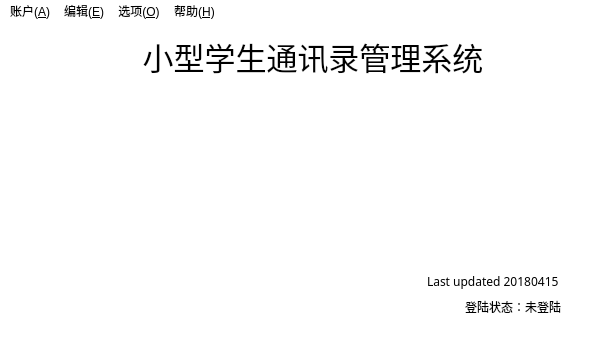
<?xml version="1.0" encoding="UTF-8"?>
<ui version="4.0">
 <class>Address</class>
 <widget class="QMainWindow" name="Address">
  <property name="geometry">
   <rect>
    <x>0</x>
    <y>0</y>
    <width>600</width>
    <height>350</height>
   </rect>
  </property>
  <property name="mouseTracking">
   <bool>false</bool>
  </property>
  <property name="windowTitle">
   <string>小型学生通讯录管理系统V1.0 @Ryzin.</string>
  </property>
  <property name="styleSheet">
   <string notr="true">background-color: rgb(255, 255, 255);
selection-background-color: rgb(170, 219, 255);</string>
  </property>
  <property name="dockNestingEnabled">
   <bool>false</bool>
  </property>
  <widget class="QWidget" name="centralWidget">
   <layout class="QGridLayout" name="gridLayout">
    <item row="0" column="1">
     <widget class="QLabel" name="label">
      <property name="font">
       <font>
        <family>微软雅黑</family>
        <pointsize>23</pointsize>
        <weight>50</weight>
        <italic>false</italic>
        <bold>false</bold>
       </font>
      </property>
      <property name="text">
       <string>小型学生通讯录管理系统</string>
      </property>
      <property name="alignment">
       <set>Qt::AlignHCenter|Qt::AlignTop</set>
      </property>
     </widget>
    </item>
    <item row="1" column="0">
     <spacer name="verticalSpacer">
      <property name="orientation">
       <enum>Qt::Vertical</enum>
      </property>
      <property name="sizeHint" stdset="0">
       <size>
        <width>20</width>
        <height>160</height>
       </size>
      </property>
     </spacer>
    </item>
    <item row="2" column="0" colspan="2">
     <layout class="QHBoxLayout" name="horizontalLayout_2" stretch="14,1,1">
      <item>
       <spacer name="horizontalSpacer_3">
        <property name="orientation">
         <enum>Qt::Horizontal</enum>
        </property>
        <property name="sizeHint" stdset="0">
         <size>
          <width>40</width>
          <height>20</height>
         </size>
        </property>
       </spacer>
      </item>
      <item>
       <widget class="QLabel" name="label_2">
        <property name="font">
         <font>
          <family>微软雅黑</family>
         </font>
        </property>
        <property name="text">
         <string>Last updated 20180415</string>
        </property>
       </widget>
      </item>
      <item>
       <spacer name="horizontalSpacer_4">
        <property name="orientation">
         <enum>Qt::Horizontal</enum>
        </property>
        <property name="sizeHint" stdset="0">
         <size>
          <width>40</width>
          <height>20</height>
         </size>
        </property>
       </spacer>
      </item>
     </layout>
    </item>
    <item row="3" column="1">
     <layout class="QHBoxLayout" name="horizontalLayout" stretch="15,2,1">
      <item>
       <spacer name="horizontalSpacer">
        <property name="orientation">
         <enum>Qt::Horizontal</enum>
        </property>
        <property name="sizeHint" stdset="0">
         <size>
          <width>40</width>
          <height>20</height>
         </size>
        </property>
       </spacer>
      </item>
      <item>
       <widget class="QLabel" name="label_loginMode">
        <property name="font">
         <font>
          <family>微软雅黑</family>
         </font>
        </property>
        <property name="text">
         <string>登陆状态：未登陆</string>
        </property>
       </widget>
      </item>
      <item>
       <spacer name="horizontalSpacer_2">
        <property name="orientation">
         <enum>Qt::Horizontal</enum>
        </property>
        <property name="sizeHint" stdset="0">
         <size>
          <width>40</width>
          <height>20</height>
         </size>
        </property>
       </spacer>
      </item>
     </layout>
    </item>
   </layout>
  </widget>
  <widget class="QMenuBar" name="menuBar">
   <property name="geometry">
    <rect>
     <x>0</x>
     <y>0</y>
     <width>600</width>
     <height>25</height>
    </rect>
   </property>
   <widget class="QMenu" name="menu_2">
    <property name="title">
     <string>编辑(&amp;E)</string>
    </property>
    <addaction name="action_1"/>
    <addaction name="action_2"/>
   </widget>
   <widget class="QMenu" name="menu_3">
    <property name="title">
     <string>帮助(&amp;H)</string>
    </property>
    <addaction name="action_H"/>
    <addaction name="action_V1_0_A"/>
   </widget>
   <widget class="QMenu" name="menu_4">
    <property name="title">
     <string>选项(&amp;O)</string>
    </property>
    <addaction name="action_L_2"/>
    <addaction name="action_R"/>
   </widget>
   <widget class="QMenu" name="menu_A">
    <property name="title">
     <string>账户(&amp;A)</string>
    </property>
    <addaction name="action_L"/>
    <addaction name="action_O_4"/>
    <addaction name="action_Q"/>
   </widget>
   <addaction name="menu_A"/>
   <addaction name="menu_2"/>
   <addaction name="menu_4"/>
   <addaction name="menu_3"/>
  </widget>
  <widget class="QStatusBar" name="statusBar"/>
  <action name="action_N">
   <property name="text">
    <string>创建通讯录(&amp;N)</string>
   </property>
  </action>
  <action name="action_O">
   <property name="text">
    <string>查看通讯录文件(&amp;V)</string>
   </property>
  </action>
  <action name="action_O_2">
   <property name="text">
    <string>打开通讯录文件(&amp;W)</string>
   </property>
  </action>
  <action name="action_F">
   <property name="text">
    <string>最近访问的通讯录(&amp;F)</string>
   </property>
  </action>
  <action name="action_H">
   <property name="text">
    <string>如何使用(&amp;H)</string>
   </property>
  </action>
  <action name="action_V1_0_A">
   <property name="text">
    <string>关于小型学生通讯录管理系统V1.0(&amp;A)</string>
   </property>
  </action>
  <action name="action_Q">
   <property name="text">
    <string>退出(&amp;X)</string>
   </property>
   <property name="toolTip">
    <string>退出(Q)</string>
   </property>
  </action>
  <action name="action_1">
   <property name="text">
    <string>添加(&amp;A)</string>
   </property>
  </action>
  <action name="action_2">
   <property name="text">
    <string>查看与修改(&amp;F)</string>
   </property>
  </action>
  <action name="action_3">
   <property name="text">
    <string>修改(&amp;R)</string>
   </property>
  </action>
  <action name="action_4">
   <property name="text">
    <string>删除(&amp;D)</string>
   </property>
  </action>
  <action name="action_R">
   <property name="text">
    <string>初始化通讯录(&amp;R)</string>
   </property>
  </action>
  <action name="action_L">
   <property name="text">
    <string>登陆账户(&amp;I)</string>
   </property>
  </action>
  <action name="action_O_3">
   <property name="text">
    <string>注销账户(&amp;O</string>
   </property>
  </action>
  <action name="action_O_4">
   <property name="text">
    <string>注销账户(&amp;O)</string>
   </property>
  </action>
  <action name="action_8">
   <property name="text">
    <string>升序</string>
   </property>
  </action>
  <action name="action_9">
   <property name="text">
    <string>降序</string>
   </property>
  </action>
  <action name="action_10">
   <property name="text">
    <string>升序</string>
   </property>
  </action>
  <action name="action_11">
   <property name="text">
    <string>降序</string>
   </property>
  </action>
  <action name="action_12">
   <property name="text">
    <string>升序</string>
   </property>
  </action>
  <action name="action_13">
   <property name="text">
    <string>降序</string>
   </property>
  </action>
  <action name="action_14">
   <property name="text">
    <string>升序</string>
   </property>
  </action>
  <action name="action_15">
   <property name="text">
    <string>降序</string>
   </property>
  </action>
  <action name="action_Changepwd">
   <property name="text">
    <string>修改密码(&amp;R)</string>
   </property>
  </action>
  <action name="action_L_2">
   <property name="enabled">
    <bool>false</bool>
   </property>
   <property name="text">
    <string>语言(&amp;L)</string>
   </property>
  </action>
 </widget>
 <layoutdefault spacing="6" margin="11"/>
 <resources/>
 <connections/>
</ui>
